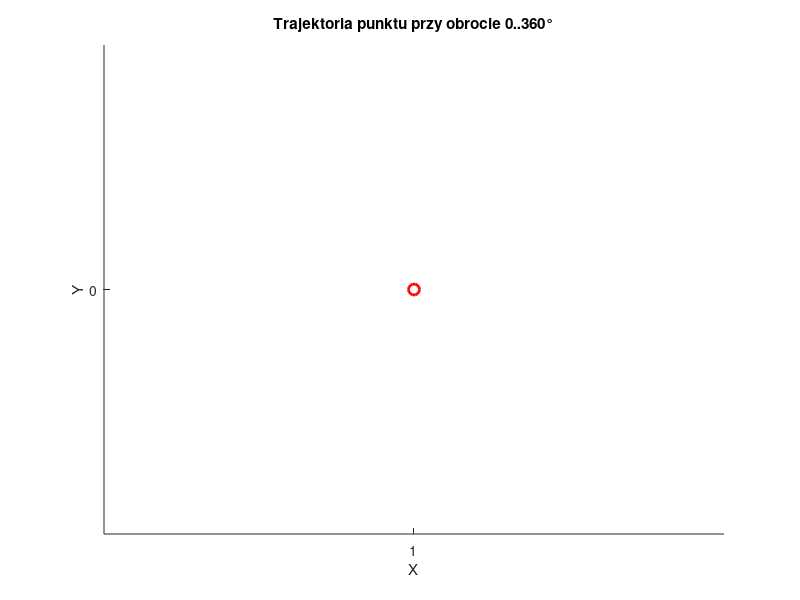

Reproduce this figure in MATLAB. (Note: this script raises an error after producing the figure.)
% -----------------------------------------------------
% Test generujący okrąg z obrotu jednego punktu
% -----------------------------------------------------

% Punkt początkowy:
p0 = [1; 0; 0];   % np. punkt na osi X (możesz zmienić)

% Oś obrotu (musi być jednostkowa)
n = [0 0 1];      % obrót wokół osi Z

% Przygotowanie wykresu
figure; hold on; axis equal;
xlabel('X'); ylabel('Y'); zlabel('Z');
title('Trajektoria punktu przy obrocie 0..360°');

% Kolory
plot3(p0(1), p0(2), p0(3), 'ro', 'MarkerSize', 8, 'LineWidth', 2);

% Tablica na wszystkie punkty
traj = zeros(3, 361);

% Obliczenia i wykres
for deg = 0:360

    theta = deg * pi/180;    % stopnie → radiany

    R = rotation_exp(theta, n);   % Twoja funkcja

    p = R * p0;   % obrócony punkt

    traj(:, deg+1) = p;

    % Możesz punktować każdy krok:
    plot3(p(1), p(2), p(3), 'b.');
    drawnow;   % opcjonalnie animacja krok-po-kroku

end

% Rysowanie pełnej trajektorii jako okręgu
plot3(traj(1,:), traj(2,:), traj(3,:), 'k-', 'LineWidth', 1.5);

grid on;
